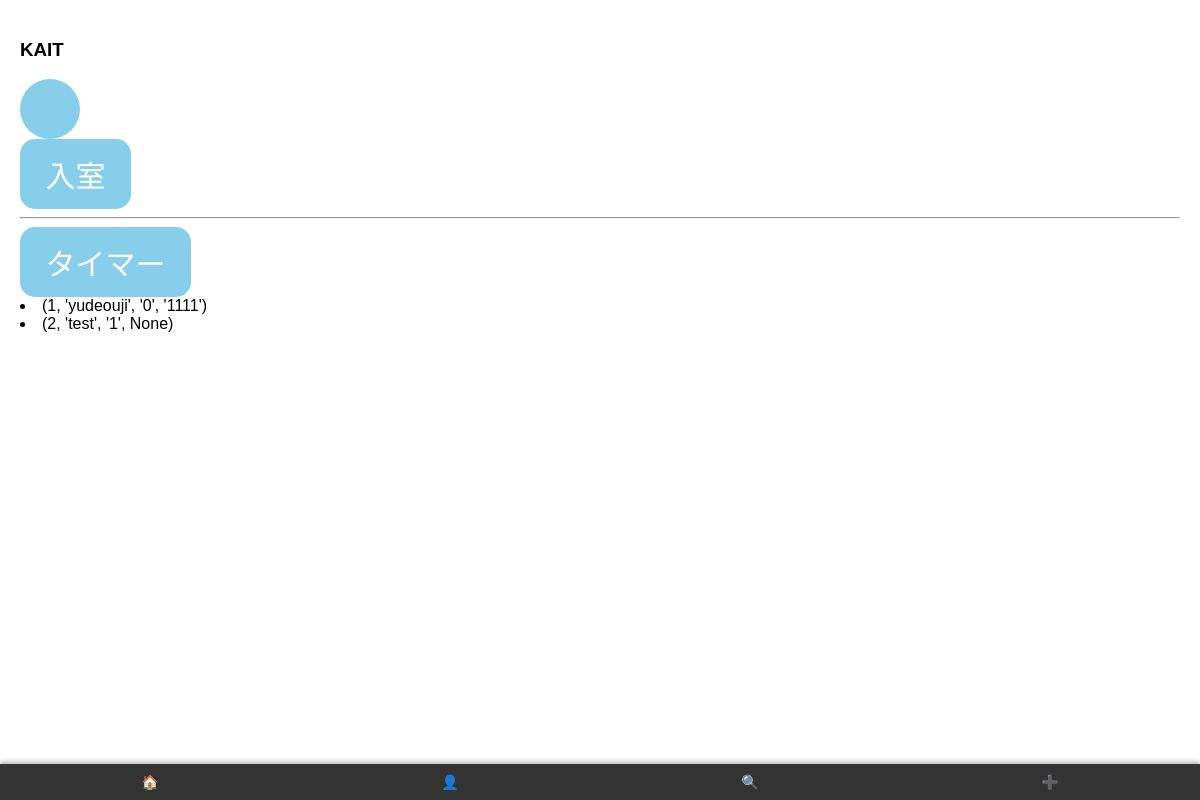
Before: /home (signed in) with the older database file.
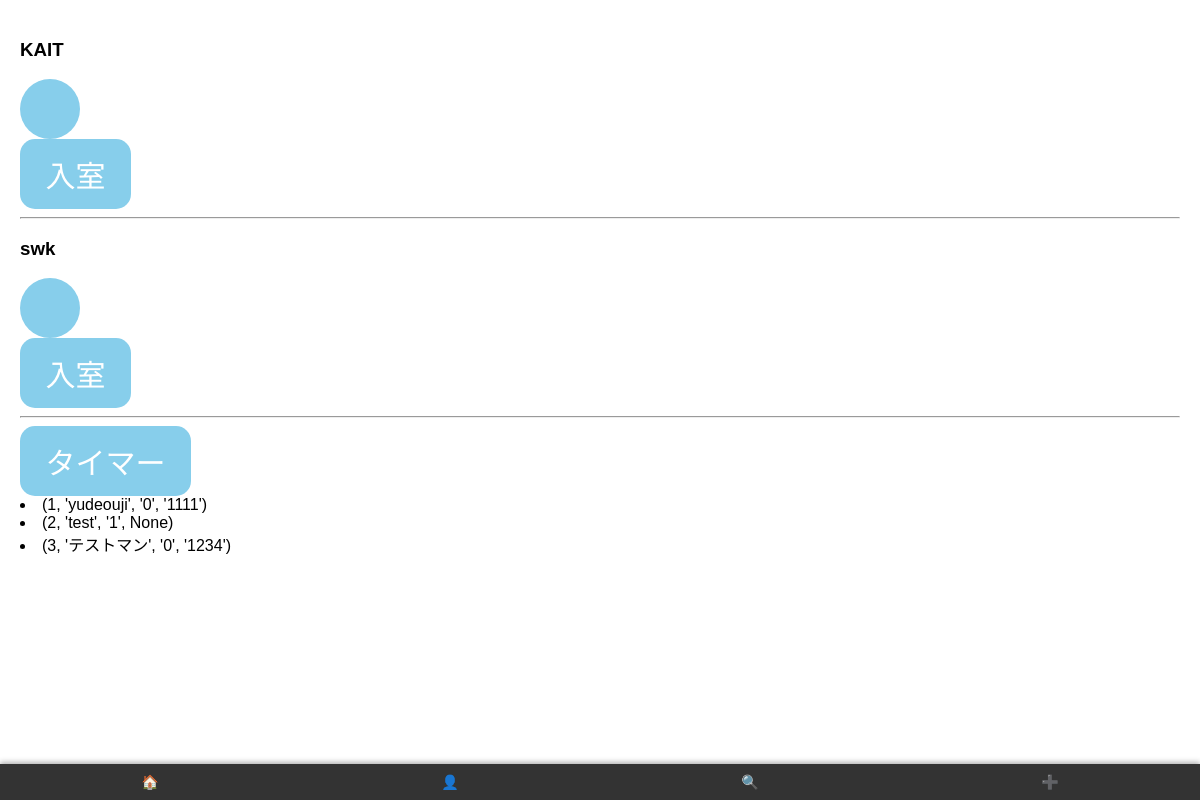
After: the same page with the newer database file.
### tables this page shows
CREATE TABLE rooms (
                id INTEGER PRIMARY KEY AUTOINCREMENT,
                name TEXT UNIQUE NOT NULL,
                owner_id INTEGER NOT NULL,
                FOREIGN KEY (owner_id) REFERENCES users (id) ON DELETE CASCADE
            );

CREATE TABLE users (
                id INTEGER PRIMARY KEY AUTOINCREMENT,
                username TEXT UNIQUE NOT NULL,
                time TEXT,
                password TEXT
            );

### app.py (the view)
@app.route('/home')
def home():
    if 'username' not in session:
        return redirect(url_for('login'))  # ログインしていない場合はログインページへ
    roomlist = get_tables()
    timelist = time_get_tables()
    return render_template('home.htm', roomlist=roomlist, timelist=timelist, username=session['username'])

### create.py (called while the page is built)
def get_tables():
    db_name = "room.db"
    with sqlite3.connect(db_name) as conn:
        cur = conn.cursor()
        cur.execute("SELECT name FROM sqlite_master WHERE type='table' AND name='rooms'")
        table_exists = cur.fetchone()
        if not table_exists:
            print("rooms テーブルが存在しません。")
            return []
        rooms = cur.execute("SELECT name FROM rooms").fetchall()
    print(rooms)
    return [{"name": room[0]} for room in rooms]

### save.py (called while the page is built)
def time_get_tables():
    db_name = "room.db"
    with sqlite3.connect(db_name) as conn:
        cur = conn.cursor()
        users = cur.execute("""SELECT * FROM users""")
    return users

### templates/home.htm (shortened to what this page needs)
<head>
    <link rel="stylesheet" href="{{ url_for('static', filename = 'home.css')}}">
</head>
{% extends "index.htm" %}
{% block content %}
    {% for room in roomlist %}
        <h3>{{ room.name }}</h3>
        <div class="display">
            <div class="circle1"></div>
            <div id="create">
                <button onclick="inroom('{{ room.name }}')">入室</button>
            </div>
        </div>
        <hr>
    {% endfor %}
    <div id="timer">
    <button onclick="next()">タイマー</button>
    </div>
    {% for users in timelist %}
    <li>{{ users }}</li>
    {% endfor %}
{% endblock %}

### templates/index.htm (shortened to what this page needs)
<!DOCTYPE html>
<html lang="ja">
<head>
    <link rel="stylesheet" href="{{ url_for('static', filename = 'tab.css')}}">
</head>
<body>
    <main>
        {% block content %}
        {% endblock %}
    </main>
    <nav>
       <a href = "{{ url_for('home')}}">🏠</a>
       <a href = "{{ url_for('account')}}">👤</a>
       <a href = "{{ url_for('search')}}">🔍</a>
       <a href = "{{ url_for('create')}}">➕</a>
    </nav>
</body>
</html>

### static/home.css (style rules this page uses)
.circle1 { width: 60px; height: 60px; border-radius: 50%; background-color: skyblue; }
button { padding: 20px 0; font-size: 30px; display: inline-block; padding: .8rem 1.6rem; border: none; color: #FFF; background-color: skyblue; border-radius: 15px; }
body { margin: 0; padding: 0; font-family: Arial, sans-serif; box-sizing: border-box; }
main { padding: 20px; margin-bottom: 60px; }
nav { position: fixed; bottom: 0; left: 0; width: 100%; background-color: #333; display: flex; justify-content: space-around; align-items: center; padding: 10px 0; box-shadow: 0 -2px 5px rgba(0, 0, 0, 0.3); }
nav a { color: white; text-decoration: none; font-size: 14px; text-align: center; display: flex; flex-direction: column; align-items: center; flex-grow: 1; }

### static/tab.css (style rules this page uses)
body { margin: 0; padding: 0; font-family: Arial, sans-serif; box-sizing: border-box; }
main { padding: 20px; margin-bottom: 60px; }
nav { position: fixed; bottom: 0; left: 0; width: 100%; background-color: #333; display: flex; justify-content: space-around; align-items: center; padding: 10px 0; box-shadow: 0 -2px 5px rgba(0, 0, 0, 0.3); }
nav a { color: white; text-decoration: none; font-size: 14px; text-align: center; display: flex; flex-direction: column; align-items: center; flex-grow: 1; }

Changed rows visible on the page:
added rooms: name "swk"
added users: users "(3, 'テストマン', '0', '1234')"
